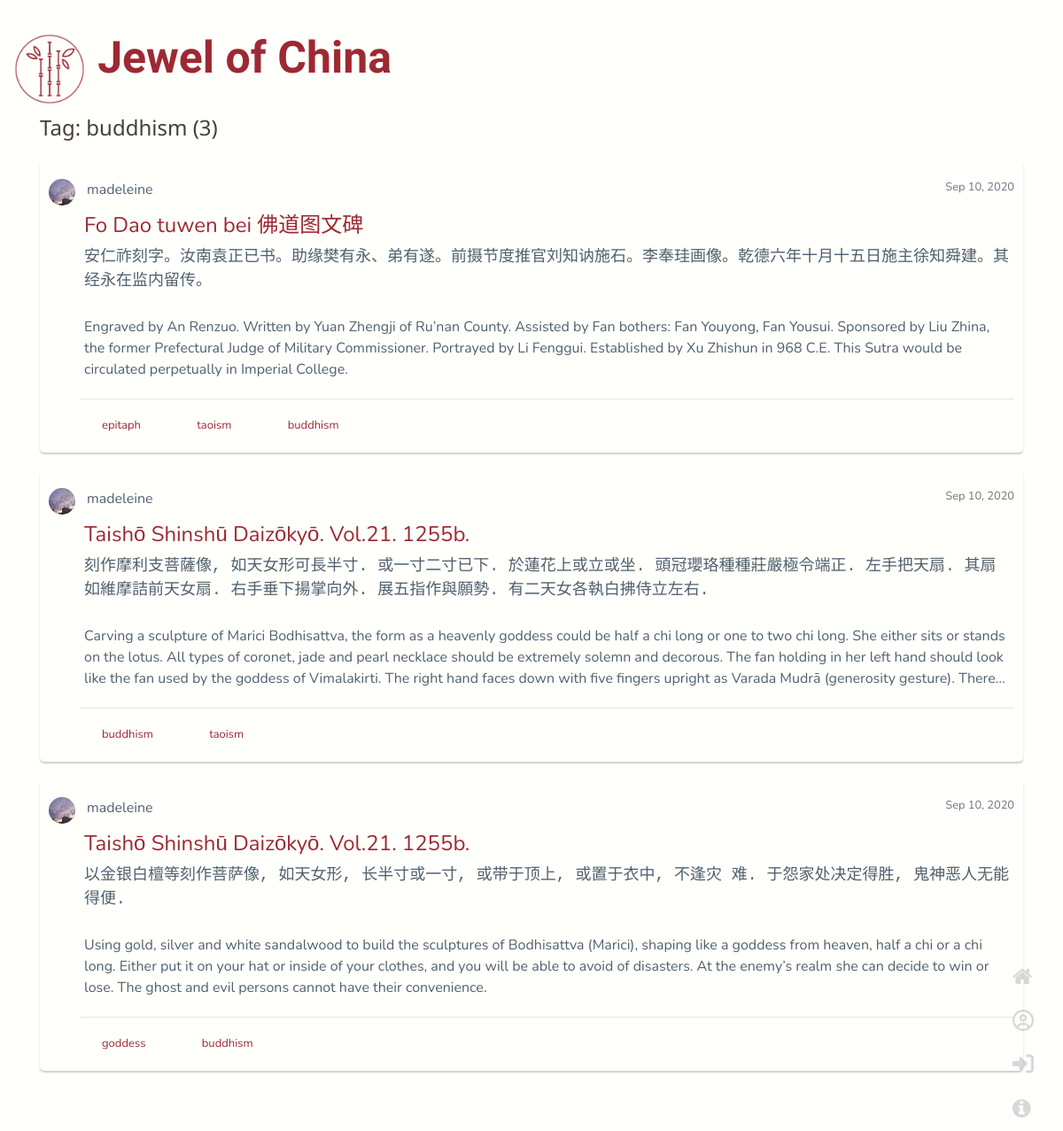
The app's page /tag/buddhism with its own data.
### flaskwebsite/models.py (models this page shows, shortened)
class Tag(db.Model):
    tag_id = db.Column(db.Integer, primary_key=True)
    name = db.Column(db.String(20))

class Post(db.Model):
    post_id = db.Column(db.Integer, primary_key=True)
    title = db.Column(db.String(100), nullable=False)
    date_posted = db.Column(db.DateTime, nullable=False, default=datetime.utcnow)
    chinese_content = db.Column(db.Text, nullable=False)
    content = db.Column(db.Text, nullable=False)
    user_id = db.Column(db.Integer, db.ForeignKey('user.id'), nullable=False)
    tags = db.relationship('Tag', secondary=tags, backref=db.backref('post_tags', lazy='dynamic'))
    comments = db.relationship('Comment', backref='comments', lazy=True)

class User(db.Model, UserMixin):
    id = db.Column(db.Integer, primary_key=True)
    username = db.Column(db.String(20), unique=True, nullable=False)
    email = db.Column(db.String(120), unique=True, nullable=False)
    image_file = db.Column(db.String(20), nullable=False, default='default.jpg')
    password = db.Column(db.String(60), nullable=False)
    posts = db.relationship('Post', backref='author', lazy=True)

### flaskwebsite/routes.py (the view)
@app.route('/tag/<tag>')
def search_tag(tag):
    page = request.args.get('page', 1, type=int)
    tag = Tag.query.filter_by(name=tag).first_or_404()
    name = tag.name
    posts = tag.post_tags.order_by(Post.date_posted.desc())\
        .paginate(page=page, per_page=5)
    return render_template('tag.html', tag_name=name, posts=posts)

### flaskwebsite/templates/tag.html
{% extends "layout.html" %}
{% block content %}
<div class="container">
    <div class="mb-5">
        <div class="post-section">Tag: {{ tag_name }} ({{posts.total}})</div>
            <div class="post-field">
            {% for post in posts.items %}
                <article class="media post">
                    <img class="rounded-circle article-img" src="{{url_for('static',
                     filename='profile_pics/' + post.author.image_file)}}">
                    <div class="media-body">
                        <div class="article-metadata">
                            <a class="article-author ml-2" href="{{url_for('user_posts', username=post.author.username)}}">{{ post.author.username }}</a>
                            <small class="text-muted time">{{ post.date_posted.strftime('%b %d, %Y')}}</small>
                        </div>
                            <a class="article-title" href="{{url_for('post', post_id=post.post_id)}}">{{ post.title }}</a>
                            <p class="chinese limit">{{ post.chinese_content }}</p>
                            <p class="article-content limit">{{ post.content }}</p>
                        <hr>
                            {% for tag in post.tags %}
                                <a href="{{ url_for('search_tag', tag=tag.name)}}" class="col-sm-1 tag">
                                {{ tag.name }}
                                </a>
                            {% endfor %}
                    </div>
                </article>
            {% endfor %}
            </div>
    </div>
</div>
{% endblock %}

### flaskwebsite/static/main.css (style rules this page uses)
:root { --bgcolor: #fffffc; --primary: #9d2933; --secendory: #50616d; --third: #463f3a; --english: "Nunito"; --title: "La Belle Aurore"; --sub-title: "Noto Sans"; }
body { background-color: var(--bgcolor); background-image: url("https://www.transparenttextures.com/patterns/rice-paper-2.png"); color: var(--secendory); font-family: var(--english), sans-serif; min-height: 100vh; padding-bottom: 20px; }
.article-title { padding: 5px; color: var(--primary); font-size: x-large; }
.chinese { font-family: KaiTi, monospace; font-size: large; padding: 5px; }
.post { background-color: var(--bgcolor); border-radius: 5px; margin-bottom: 20px; margin-top: 20px; padding: 20px 10px; box-shadow: 0 2px 2px 0 rgba(0, 0, 0, 0.2); }
.post-section { font-size: x-large; color: var(--third); font-family: var(--sub-title), sans-serif; }
.article-author { color: var(--secendory); margin-right: 30px; padding-bottom: 50px; }
.article-metadata { padding-bottom: 10px; }
.article-content { padding: 5px; font-family: var(--english); }
.limit { display: -webkit-box; -webkit-line-clamp: 3; -webkit-box-orient: vertical; overflow: hidden; text-overflow: ellipsis; line-height: 1.5em; max-height: 6em; }
.article-img { height: 30px; width: 30px; margin-right: 5px; margin-bottom: 1px; }
.tag { font-size: small; color: var(--primary); margin-right: 20px; margin-left: 10px; }
.time { float: right }

### records on screen
Tag: name "buddhism"
Post: image_file (picture), author.username "madeleine", date_posted "Sep 10, 2020", title "Fo Dao tuwen bei 佛道图文碑", chinese_content "安仁祚刻字。汝南袁正已书。助缘樊有永、弟有遂。前摄节度推官刘知讷施石。李奉珪画像。乾德六年十月十五日施主徐知舜建。其经永在监内留传。", content "Engraved by An Renzuo. Written by Yuan Zhengji of Ru’nan County. Assisted by Fan bothers: Fan Youyong, Fan Yousui. Sponsored by Liu Zhina, the former Prefectural Judge of Military Commissioner. Portrayed by Li Fenggui. Established by Xu Zhishun in 968 C.E. This Sutra would be circulated perpetually in Imperial College."
Tag: name "epitaph"
Tag: name "taoism"
Post: image_file (picture), author.username "madeleine", date_posted "Sep 10, 2020", title "Taishō Shinshū Daizōkyō. Vol.21. 1255b.", chinese_content "刻作摩利支菩薩像, 如天女形可長半寸. 或一寸二寸已下. 於蓮花上或立或坐. 頭冠瓔珞種種莊嚴極令端正. 左手把天扇. 其扇如維摩詰前天女扇. 右手垂下揚掌向外. 展五指作與願勢. 有二天女各執白拂侍立左右.", content "Carving a sculpture of Marici Bodhisattva, the form as a heavenly goddess could be half a chi long or one to two chi long. She either sits or stands on the lotus. All types of coronet, jade and pearl necklace should be extremely solemn and decorous. The fan holding in her left hand should look like the fan used by the goddess of Vimalakirti. The right hand faces down with five fingers upright as Varada Mudrā (generosity gesture).…"
Post: image_file (picture), author.username "madeleine", date_posted "Sep 10, 2020", title "Taishō Shinshū Daizōkyō. Vol.21. 1255b.", chinese_content "以金银白檀等刻作菩萨像, 如天女形, 长半寸或一寸, 或带于顶上, 或置于衣中, 不逢灾 难. 于怨家处决定得胜, 鬼神恶人无能得便.", content "Using gold, silver and white sandalwood to build the sculptures of Bodhisattva (Marici), shaping like a goddess from heaven, half a chi or a chi long. Either put it on your hat or inside of your clothes, and you will be able to avoid of disasters. At the enemy’s realm she can decide to win or lose. The ghost and evil persons cannot have their convenience."
Tag: name "goddess"

### other values on screen
{{ posts.total }} "3"
